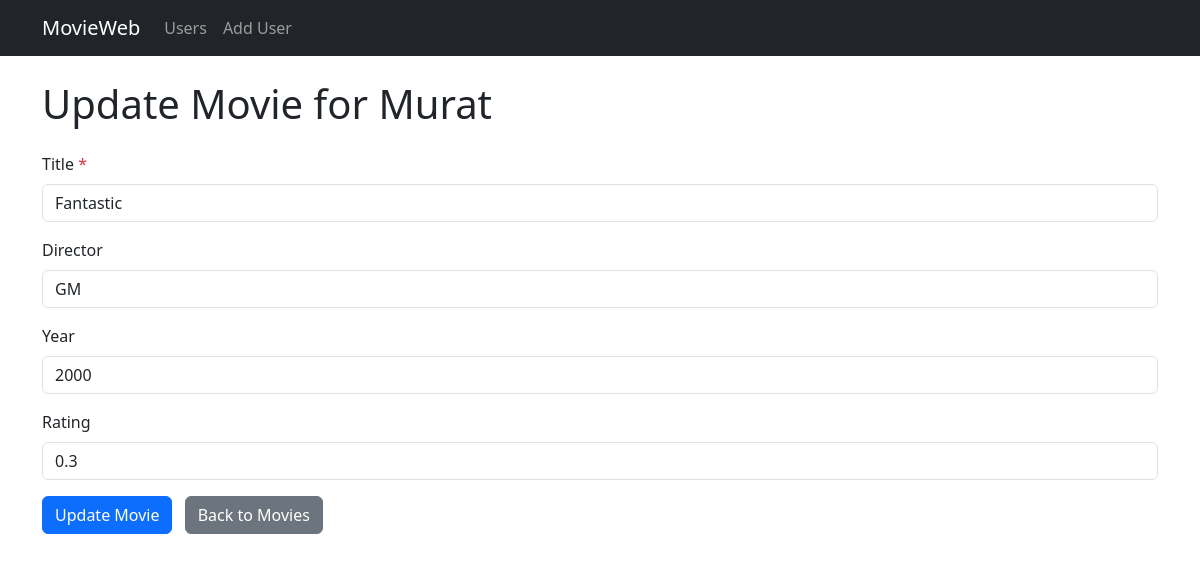
Screenshot of /users/4/update_movie/6 with the database file from the repository.
### datamanager/models.py (models this page shows)
class User(Base):
    __tablename__ = "users"
    id = Column(Integer, primary_key=True)
    name = Column(String(100), nullable=False)
    movies = relationship("Movie", back_populates="user")
    reviews = relationship("Review", back_populates="user")  # Neue Beziehung

class Movie(Base):
    __tablename__ = "movies"
    id = Column(Integer, primary_key=True)
    name = Column(String(100), nullable=False)
    director = Column(String(100), nullable=True)
    year = Column(Integer, nullable=True)
    rating = Column(Float, nullable=True)
    user_id = Column(Integer, ForeignKey("users.id"))
    user = relationship("User", back_populates="movies")
    reviews = relationship("Review", back_populates="movie")  # Neue Beziehung

### app.py (the view, shortened to what this page needs)
@app.route('/users/<int:user_id>/update_movie/<int:movie_id>',
           methods=['GET', 'POST'])
def update_movie(user_id, movie_id):
    user = get_user_or_404(user_id)
    movie = get_movie_or_404(movie_id)
    return render_template('update_movie.html', user=user, movie=movie)

### app.py (called while the page is built)
def get_user_or_404(user_id):
    user = data_manager.get_user_by_id(user_id)
    if not user:
        abort(404, description="User not found")
    return user

def get_movie_or_404(movie_id):
    movie = data_manager.get_movie_by_id(movie_id)
    if not movie:
        abort(404, description="Movie not found")
    return movie

### datamanager/sqlite_data_manager.py (called while the page is built)
    def get_user_by_id(self, user_id):
        session = self.Session()
        try:
            user = session.query(User).filter_by(id=user_id).first()
            if user:
                return {"id": user.id, "name": user.name}
            return None
        finally:
            session.close()

    def get_movie_by_id(self, movie_id):
        session = self.Session()
        try:
            movie = session.query(Movie).filter_by(id=movie_id).first()
            if movie:
                return {
                    "id": movie.id,
                    "name": movie.name,
                    "director": movie.director,
                    "year": movie.year,
                    "rating": movie.rating,
                    "user_id": movie.user_id,
                }
            return None
        finally:
            session.close()

### templates/update_movie.html (shortened to what this page needs)
{% extends "base.html" %}
{% block content %}
<h1 class="mb-4">Update Movie for {{ user.name }}</h1>
<form method="post" class="needs-validation" novalidate>
  <div class="mb-3">
    <label for="title" class="form-label">Title <span class="text-danger">*</span></label>
    <input type="text" class="form-control" id="title" name="title" value="{{ movie.name }}" required>
  </div>
  <div class="mb-3">
    <label for="director" class="form-label">Director</label>
    <input type="text" class="form-control" id="director" name="director" value="{{ movie.director }}">
  </div>
  <div class="mb-3">
    <label for="year" class="form-label">Year</label>
    <input type="number" class="form-control" id="year" name="year" value="{{ movie.year }}">
  </div>
  <div class="mb-3">
    <label for="rating" class="form-label">Rating</label>
    <input type="number" step="0.1" min="0" max="10" class="form-control" id="rating" name="rating" value="{{ movie.rating }}">
  </div>
  <button type="submit" class="btn btn-primary">Update Movie</button>
  <a href="{{ url_for('user_movies', user_id=user.id) }}" class="btn btn-secondary ms-2">Back to Movies</a>
</form>
{% endblock %}

### rows the page displays
User: name "Murat"
Movie: title "Fantastic", director "GM", year "2000", rating "0.3"
